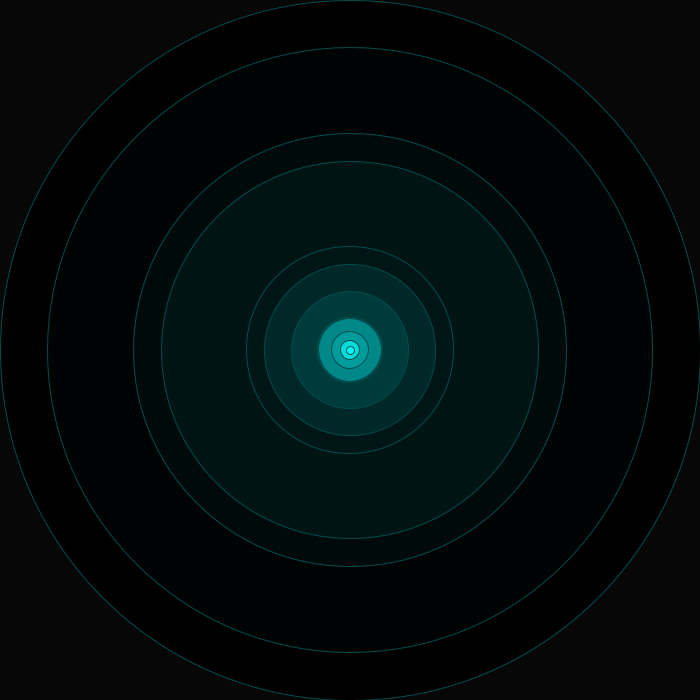
Frame 1 (no input)
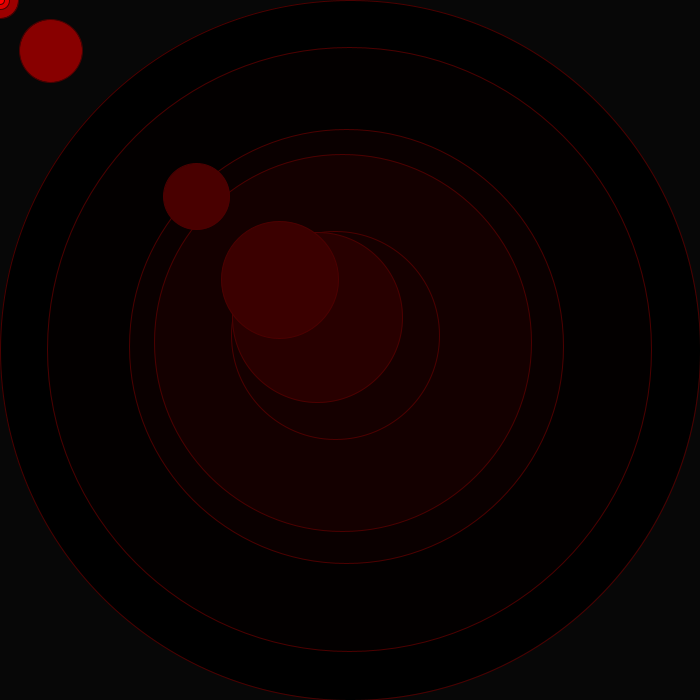
Frame 60 (the mouse pressed at the canvas centre just before this capture)
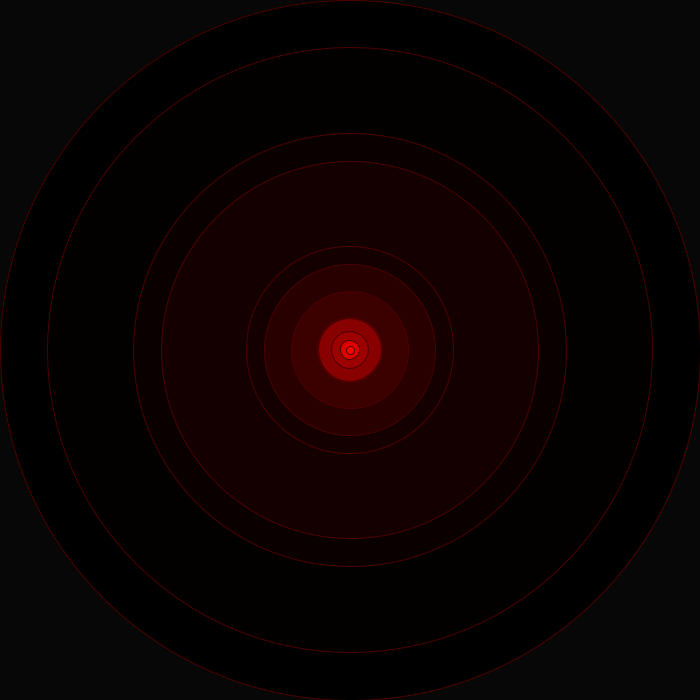
Frame 120 (the mouse held since frame 60 and released just before this capture)

The Processing sketch that drew these frames (run headless with seeded random() and noise(); from frame 60 on, the mouse is pressed at the canvas centre):

// Processing sketch: Leylandobjects
// ── Leylandobjects.pde
Leyland leyland;
int value = 0; 
boolean key;
 int pow(int n, int p) //special pow 
 {
   if(p==0) return 1;
      
   else if ( p % 2 == 1 )
   return n * pow(n,p-1);
   int a = pow ( n , p/2);
   return a * a;
 }
 
void setup() {
  size(700,700);
  colorMode(HSB, 360, 100, 100);
  leyland = new Leyland();
  //noLoop();
}

void draw() {
  background(10);
  leyland.display(12);
  leyland.sethue(value);
  leyland.posy(mouseY);
  leyland.posx(mouseX);
   leyland.change();
}

void mouseMoved() {
  value = value + 1;
  if (value > 360) {
    value = 0;
  }
}

void keyReleased()
{
   leyland.change(); 
}
// ── Leyland.pde
class Leyland{
 
  color hue; 
  int py;
  int px;
  float c, d;
  void posy(int p)
  {
      py = p-height/2;
  }
  
  void change()
  {
      float tmp = c;
      c =d;
      d = tmp;
    
  }
  
  void posx(int p)
  {
      px = p-width/2;
  }
  Leyland()
  {
     sethue(180); 
  }
  
  Leyland (int h)
  {
     sethue(h); 
  }
  
  void sethue(color h)
  {
     hue = h; 
  }
  
  IntList compute(int n)
  {
     IntList enesimo, v;
     if (n>13)
      n=13;
      
    v=new IntList();
    enesimo= new IntList();
    for(int i=0;i<n;i++)
      for(int j=0;j<=n-i;j++)
        {
            int m = ( pow(i+2,j+2) + pow(j+2,i+2) ); 
            if(! v.hasValue(m) )
              v.append(m);
        }
     //println(v);
     v.sort();
     //println(v);
     for(int i=0;i<n;i++)
        enesimo.append(v.get(i));
     return enesimo;
    
  }
  
  void display(int n)
  {
    IntList lay =compute(n);
    IntList layr = compute(n);
    layr.sortReverse();
    
    for(int i=0;i<lay.size();i++)
    {
      float a = map (layr.get(i),lay.get(0),layr.get(0),lay.get(0),width);
      float b = map (lay.get(i),lay.get(0),layr.get(0),0,100);
      fill(hue,100,b);
      c=a;
      d=b;
      //noStroke();
      stroke(hue,100,30);
      float x = width/2+px/(c/d);
      float y = height/2+py/(c/d);
      
      if(y>height)
       y=height;
       else if(y<0)
       y=0;
      if(x>width)
        x=width;
        else if(x<0)
        x=0;
      
      ellipse(x,y,a,a);
  }
  
  
  }
}
